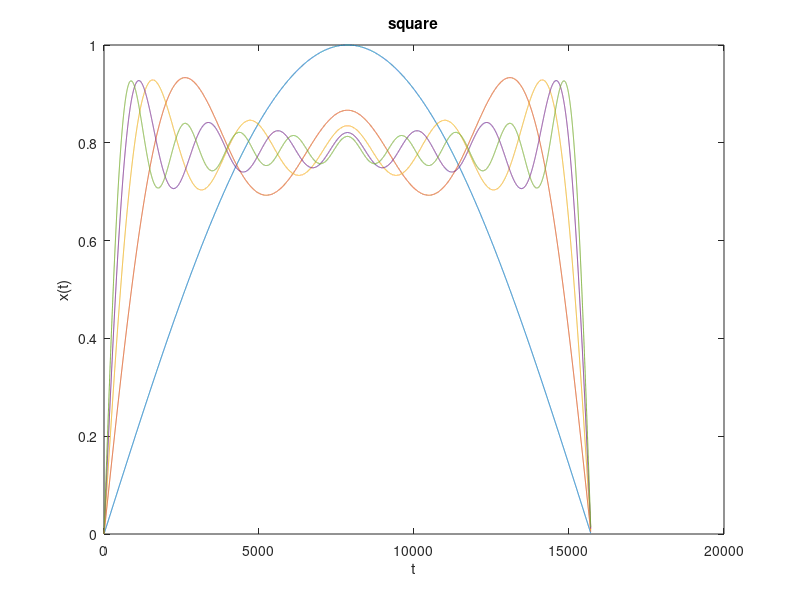

Write MATLAB code to recreate this figure.
t = 0:0.0002:3.14;
y = zeros(10,length(t));
x = zeros(size(t));
for k = 1:2:19
   x = x + sin(k*t)/k;
   y((k+1)/2,:) = x;
end
plot(y(1:2:9,:)')
title('square')
xlabel('t');
ylabel('x(t)');
